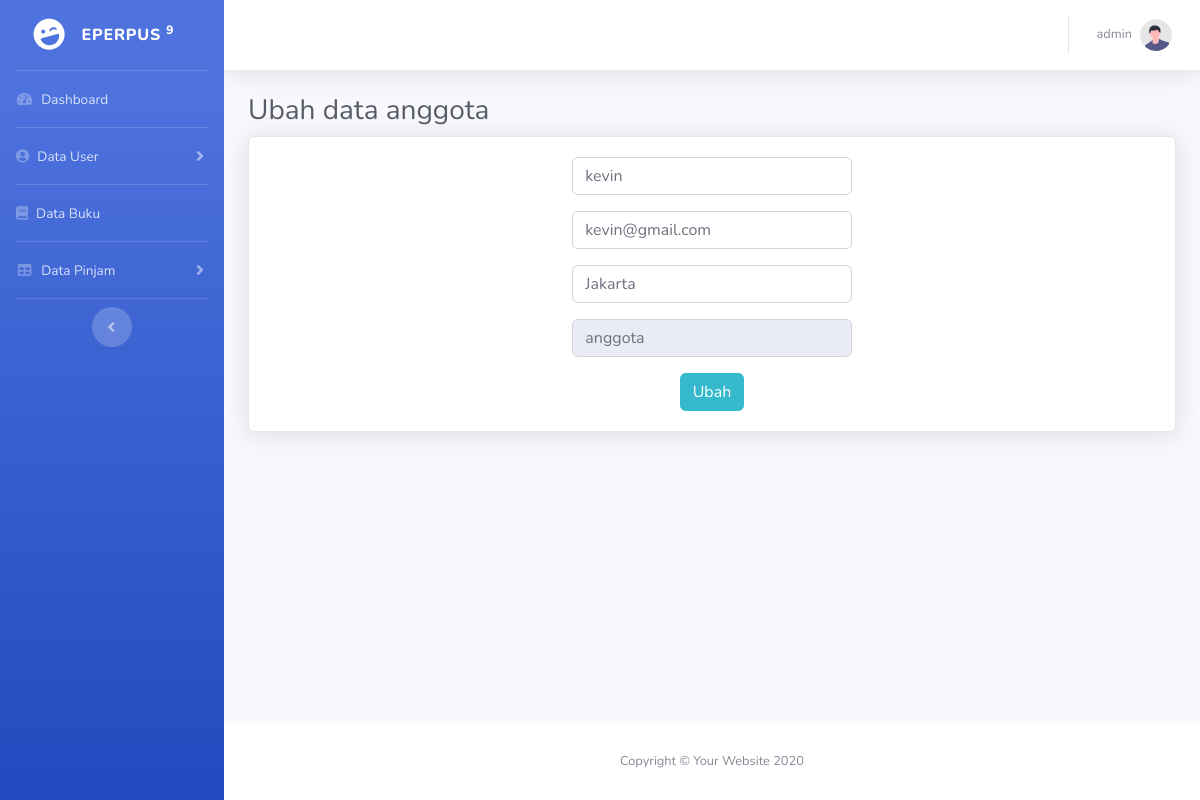
Page /admin.php?page=data-anggota&aksi=ubah&id=2 (signed in) on the committed database.
### tables this page shows
CREATE TABLE `tb_users` (
  `id_user` int(11) NOT NULL,
  `username` varchar(100) NOT NULL,
  `email` varchar(100) NOT NULL,
  `alamat` varchar(100) NOT NULL,
  `password` varchar(100) NOT NULL,
  `level` enum('admin','anggota') NOT NULL,
  `status` tinyint(1) NOT NULL,
  `tgl_daftar` date NOT NULL
);

### functions_buku.php (called while the page is built, shortened)
<?php
require_once './conn.php';
	function query($query){
		global $db;
		$result = mysqli_query($db, $query);
		$rows = [];
		while ($row = mysqli_fetch_assoc($result)) {
			$rows[] = $row;
		}
		return $rows;
	}
?>

### page/admin_anggota/ubah_akun.php (the view, shortened to what this page needs)
<?php
$id = $_GET["id"];
$anggota = query("SELECT * FROM tb_users WHERE id_user=$id AND status = true")[0];
?>
            <div id="content">
                <div class="container-fluid">
                    <h1 class="h3 mb-2 text-gray-800">Ubah data anggota</h1>
                    <div class="card shadow mb-4">
                        <div class="card-body">
                        	<form class="user text-center" method="post" enctype="multipart/form-data">
	                        	<div class="row">
	                        		<div class="col-md-4"></div>
	                        		<div class="col-md-4">
			                                <div class="form-group">
			                                    <input type="text" name="username" class="form-control" required placeholder="Username" value="<?= $anggota["username"]; ?>">
			                                </div>
			                                <div class="form-group">
			                                    <input type="text" name="email" class="form-control" required placeholder="Email.." value="<?= $anggota["email"]; ?>">
			                                </div>
			                                <div class="form-group">
			                                    <input type="text" name="alamat" class="form-control" required placeholder="Alamat.." value="<?= $anggota["alamat"]; ?>">
			                                </div>
			                                <div class="form-group">
			                                    <input type="text" name="level" class="form-control" readonly value="<?= $anggota["level"]; ?>">
			                                </div>
		                            </div>
		                            <div class="col-md-4"></div>
	                            </div>
	                            <button class="btn btn-info" type="submit" name="ubah"> Ubah </button>
	                        </form>
                        </div>
                    </div>
                </div>
            </div>

### rows in the picture
tb_users: username "kevin", email "kevin@gmail.com", alamat "Jakarta", level "anggota"

### other values in the picture
$_SESSION['username'] "admin"
